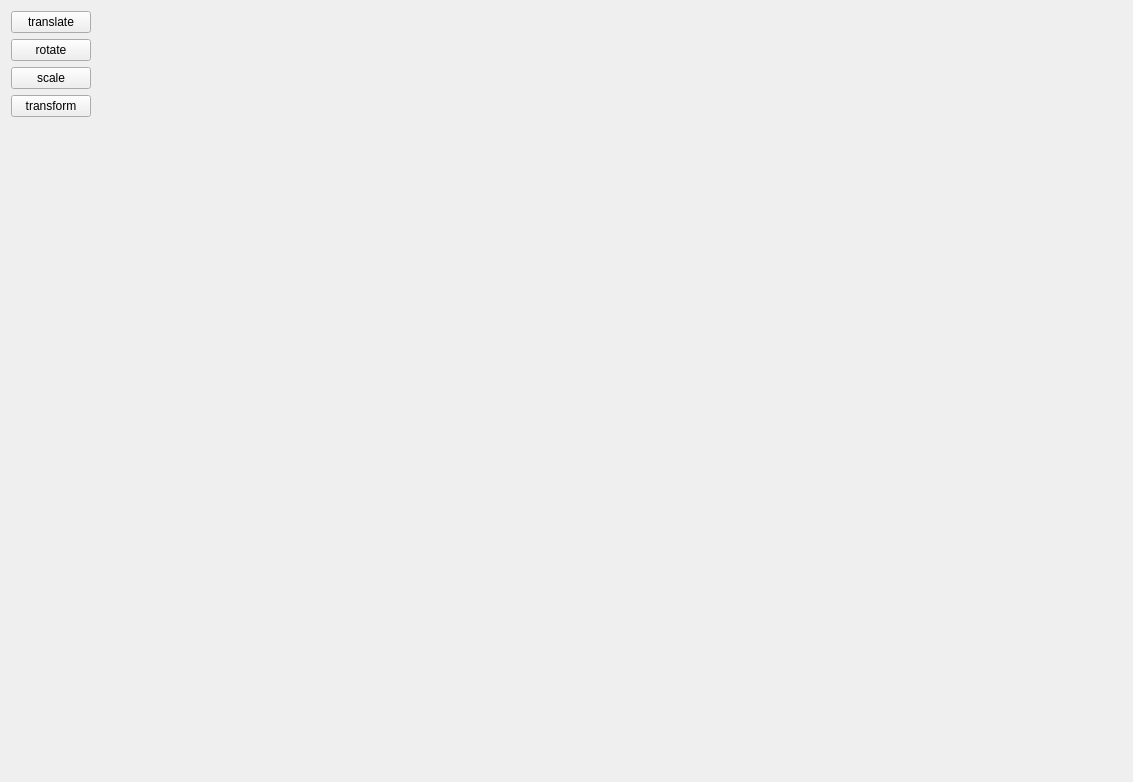
<?xml version="1.0" encoding="UTF-8"?>
<ui version="4.0">
 <class>RenderControl</class>
 <widget class="QFrame" name="RenderControl">
  <property name="geometry">
   <rect>
    <x>0</x>
    <y>0</y>
    <width>1133</width>
    <height>782</height>
   </rect>
  </property>
  <property name="windowTitle">
   <string>Frame</string>
  </property>
  <property name="windowOpacity">
   <double>1.000000000000000</double>
  </property>
  <property name="styleSheet">
   <string notr="true"/>
  </property>
  <layout class="QHBoxLayout" name="horizontalLayout">
   <item>
    <layout class="QVBoxLayout" name="verticalLayout">
     <item>
      <widget class="QPushButton" name="translate_btn">
       <property name="text">
        <string>translate</string>
       </property>
      </widget>
     </item>
     <item>
      <widget class="QPushButton" name="rotate_btn">
       <property name="text">
        <string>rotate</string>
       </property>
      </widget>
     </item>
     <item>
      <widget class="QPushButton" name="scale_btn">
       <property name="text">
        <string>scale</string>
       </property>
      </widget>
     </item>
     <item>
      <widget class="QPushButton" name="transform_btn">
       <property name="text">
        <string>transform</string>
       </property>
      </widget>
     </item>
     <item>
      <spacer name="verticalSpacer">
       <property name="orientation">
        <enum>Qt::Vertical</enum>
       </property>
       <property name="sizeHint" stdset="0">
        <size>
         <width>20</width>
         <height>40</height>
        </size>
       </property>
      </spacer>
     </item>
    </layout>
   </item>
   <item>
    <spacer name="horizontalSpacer">
     <property name="orientation">
      <enum>Qt::Horizontal</enum>
     </property>
     <property name="sizeHint" stdset="0">
      <size>
       <width>40</width>
       <height>20</height>
      </size>
     </property>
    </spacer>
   </item>
  </layout>
 </widget>
 <resources/>
 <connections/>
</ui>
